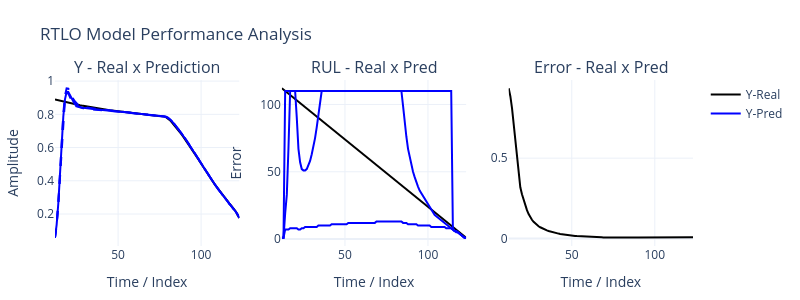

Notebook code cell kept with this figure:
### Code cell
nI,nR,nO,N1,N2,N3,τ= params
X,Y = PrepareDataPast(sig,n=nI,m=nO)
rnn = RTLO(nI,nR,nO,[N1,N2,N3],τ)
rnn.ref = len(sig)-nI
for i in range(len(X[:])):
    #rnn.PredRul(x=X[i],store=True)
    rnn.PredRulIntr(x=X[i],store=True)
    rnn.fit(X[i],Y[i],store=True)
#print(.wR[0])

print(rnn.εY)  
print(rnn.εM)      
PlotPredErrorPLY(rnn)
